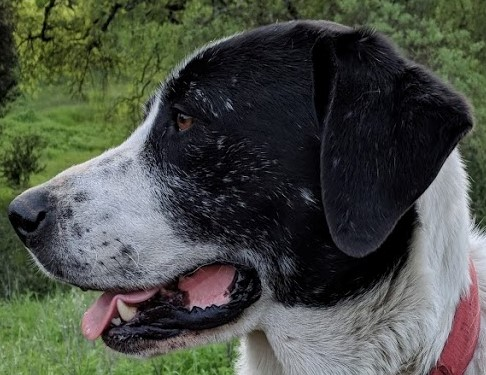
#> input picture opencv-deep-learning-course/data/sammy_face.jpg, 486 x 375 px
$ jupyter execute edge_detection.ipynb
#> lines starting #> are read from the running program, lines starting #| are printed output that depends on the picture; after the words box and inside, x2 and y2 are one past the last pixel; in counts of white or black regions, pixels touching at a corner belong together
[cell 1]
import cv2
import numpy as np
import matplotlib.pyplot as plt

[cell 2]
img = cv2.imread('../data/sammy_face.jpg')
#> img is the input picture: shape (375, 486, 3); mean B, G, R 70, 78.7, 74.2
img = cv2.cvtColor(img, cv2.COLOR_BGR2RGB)

[cell 3]
plt.imshow(img, cmap='gray')
plt.title('Sammy Image')
plt.show()

[cell 4]
edges = cv2.Canny(img, 127, 127)
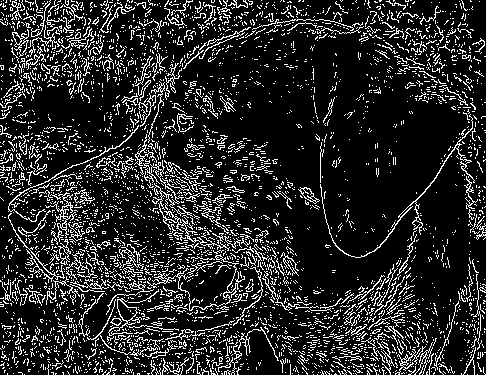
#> edges: shape (375, 486); 15.6% white in thin lines or dots
plt.imshow(edges)

[cell 5]
edges = cv2.Canny(img, 0, 125)
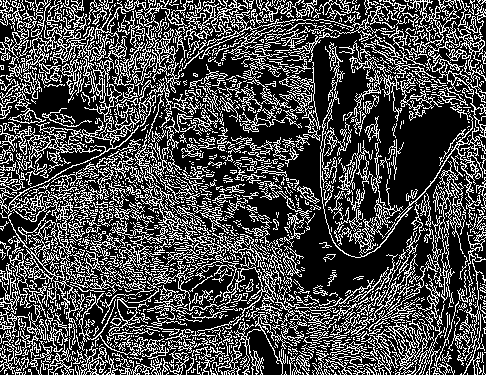
#> edges: shape (375, 486); 29.1% white in thin lines or dots
plt.imshow(edges)

[cell 6]
med_val = np.median(img)
#> med_val = 64
lower = int(max(0, (0.7 * med_val)))
#> lower = 44
upper = int(min(255, (0.4 * med_val)))
#> upper = 25
edges = cv2.Canny(img, lower, upper)
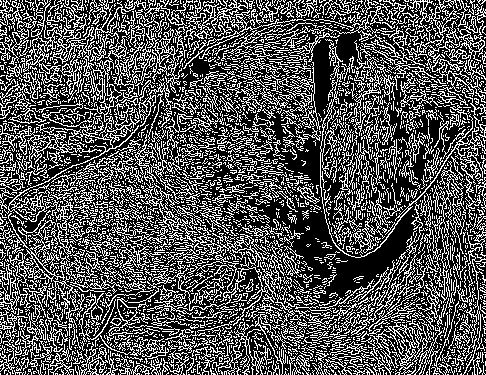
#> edges: shape (375, 486); 33.1% white in thin lines or dots

[cell 7]
plt.imshow(edges)

[cell 8]
blurred = cv2.blur(img, (5,5))
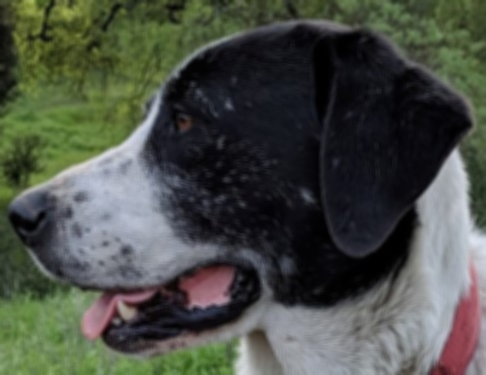
#> blurred: shape (375, 486, 3); mean R, G, B 74.2, 78.7, 70
plt.imshow(blurred)

[cell 9]
edges = cv2.Canny(blurred, lower, upper)
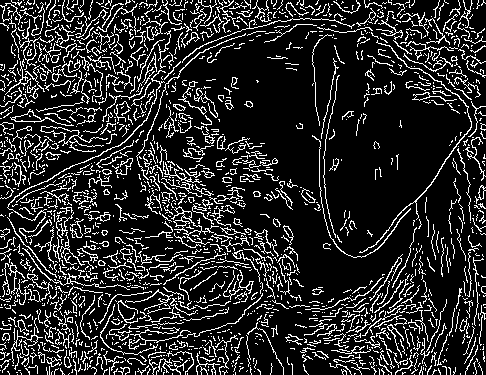
#> edges: shape (375, 486); 16.4% white in thin lines or dots

$ run again, with opencv-deep-learning-course/data/00-puppy.jpg copied over opencv-deep-learning-course/data/sammy_face.jpg
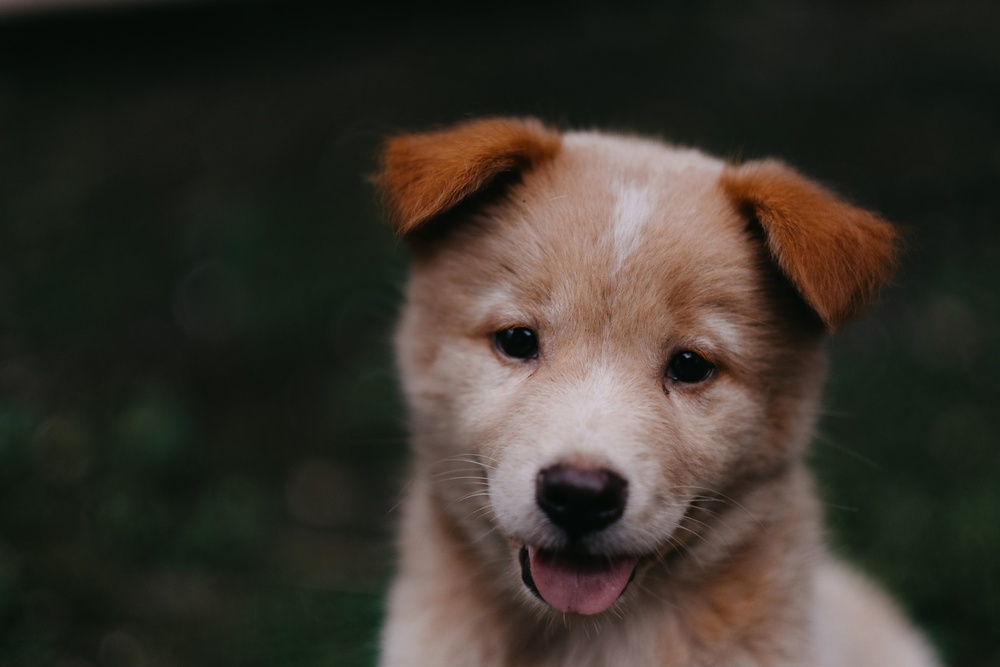
#> input picture opencv-deep-learning-course/data/00-puppy.jpg, 1000 x 667 px, shrunk from 1950 x 1300 before the run
#> img is the input picture: shape (667, 1000, 3); mean B, G, R 43.8, 51.8, 57.3
#> `edges = cv2.Canny(img, 0, 125)`:
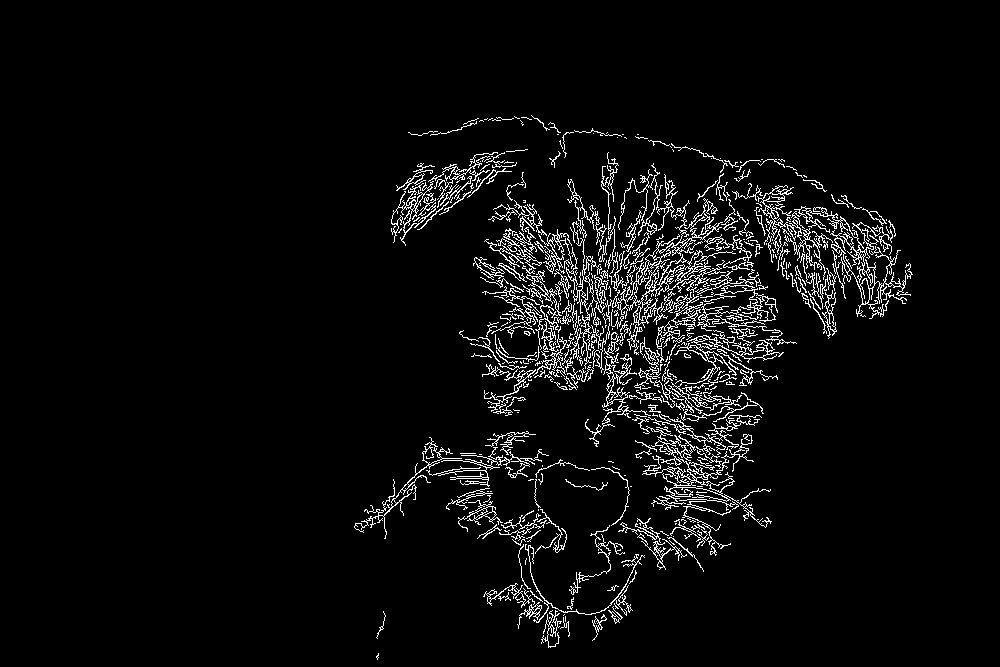
#> edges: shape (667, 1000); 4.6% white in thin lines or dots, all inside (x1, y1, x2, y2) = (354, 115, 913, 660)
#> med_val = 27
#> lower = 18
#> upper = 10
#> `edges = cv2.Canny(blurred, lower, upper)`:
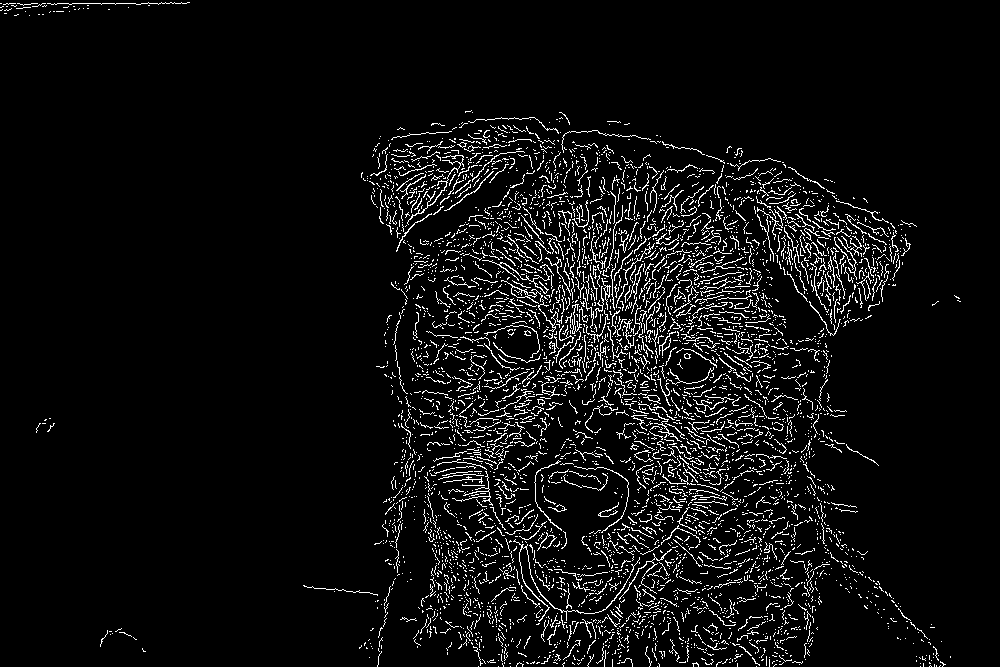
#> edges: shape (667, 1000); 5.7% white in thin lines or dots

$ run again, with opencv-deep-learning-course/data/Denis_Mukwege.jpg copied over opencv-deep-learning-course/data/sammy_face.jpg
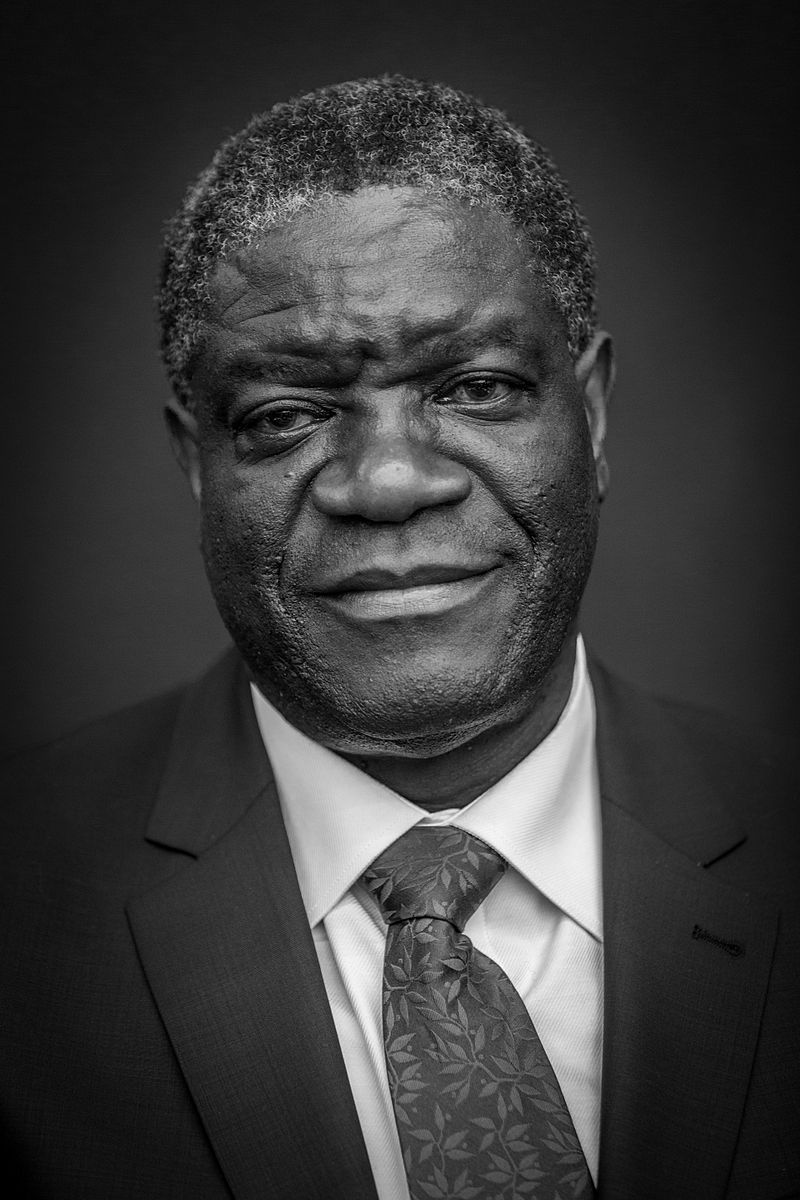
#> input picture opencv-deep-learning-course/data/Denis_Mukwege.jpg, 800 x 1200 px
#> img is the input picture: shape (1200, 800, 3); min 0, max 255, mean 58.8
#> `edges = cv2.Canny(img, 0, 125)`:
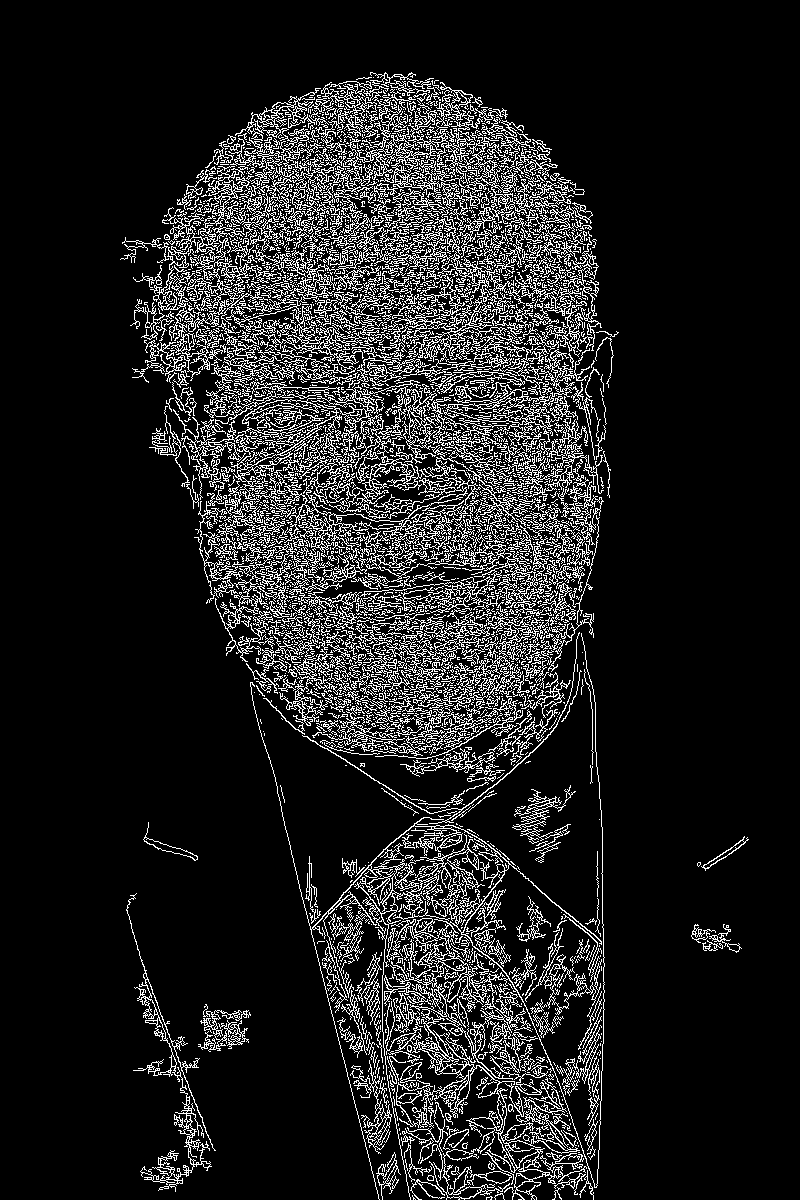
#> edges: shape (1200, 800); 12.4% white in thin lines or dots, all inside (x1, y1, x2, y2) = (120, 72, 749, 1200)
#> med_val = 43
#> lower = 30
#> upper = 17
#> `edges = cv2.Canny(blurred, lower, upper)`:
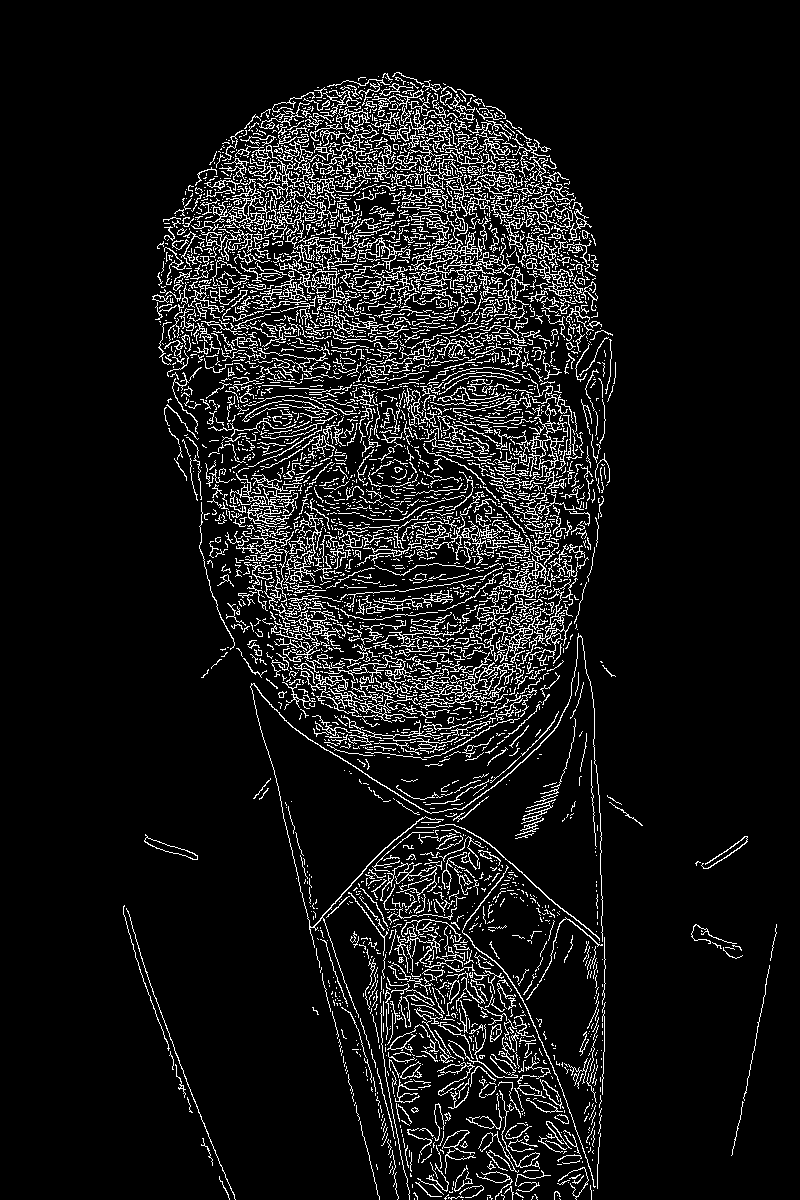
#> edges: shape (1200, 800); 8.7% white in thin lines or dots, all inside (x1, y1, x2, y2) = (123, 72, 777, 1200)

$ run again, with opencv-deep-learning-course/data/Nadia_Murad.jpg copied over opencv-deep-learning-course/data/sammy_face.jpg
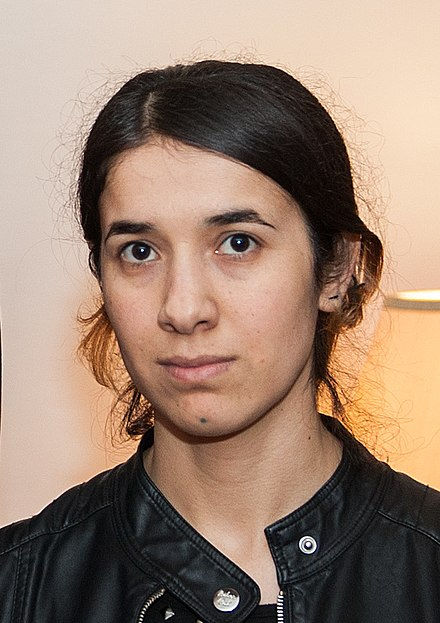
#> input picture opencv-deep-learning-course/data/Nadia_Murad.jpg, 440 x 623 px
#> img is the input picture: shape (623, 440, 3); mean B, G, R 112.7, 129.2, 153.8
#> `edges = cv2.Canny(img, 0, 125)`:
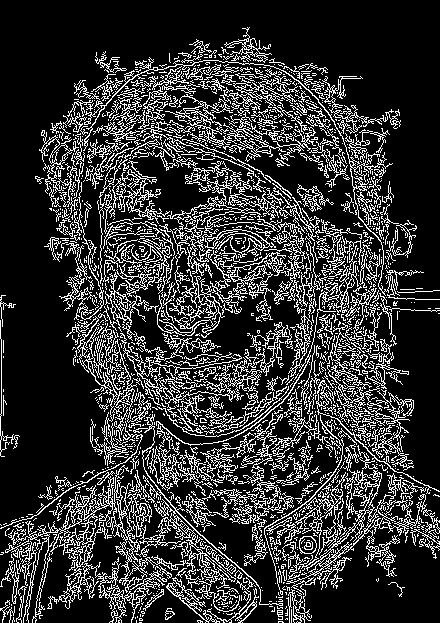
#> edges: shape (623, 440); 20.3% white in thin lines or dots
#> med_val = 151
#> lower = 105
#> upper = 60
#> `edges = cv2.Canny(blurred, lower, upper)`:
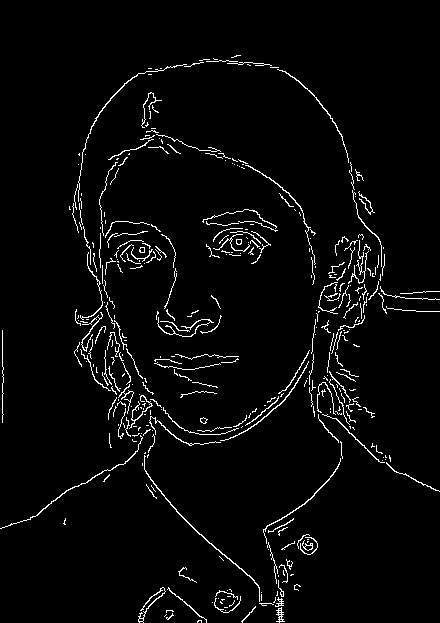
#> edges: shape (623, 440); 3.3% white in thin lines or dots
